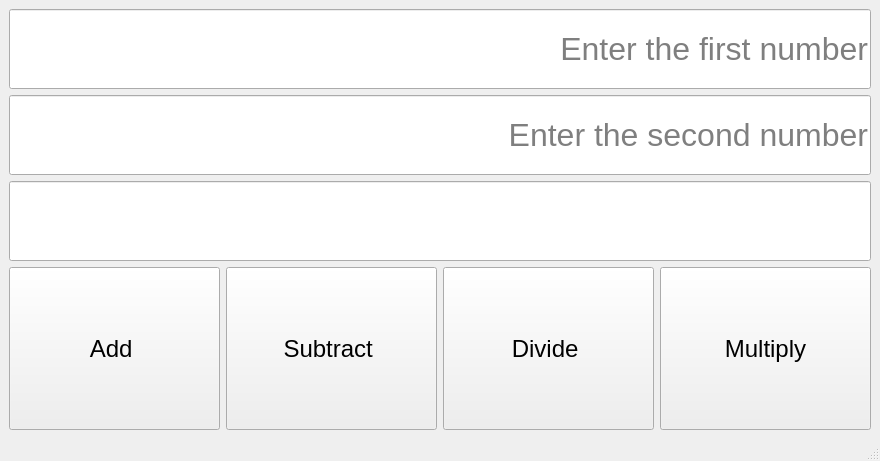
<?xml version="1.0" encoding="UTF-8"?>
<ui version="4.0">
 <class>MainWindow</class>
 <widget class="QMainWindow" name="MainWindow">
  <property name="geometry">
   <rect>
    <x>0</x>
    <y>0</y>
    <width>880</width>
    <height>461</height>
   </rect>
  </property>
  <property name="windowTitle">
   <string>MainWindow</string>
  </property>
  <widget class="QWidget" name="centralwidget">
   <layout class="QVBoxLayout" name="verticalLayout_2">
    <item>
     <widget class="QLineEdit" name="lineEdit_1">
      <property name="minimumSize">
       <size>
        <width>0</width>
        <height>80</height>
       </size>
      </property>
      <property name="font">
       <font>
        <pointsize>24</pointsize>
       </font>
      </property>
      <property name="alignment">
       <set>Qt::AlignRight|Qt::AlignTrailing|Qt::AlignVCenter</set>
      </property>
      <property name="placeholderText">
       <string>Enter the first number</string>
      </property>
     </widget>
    </item>
    <item>
     <widget class="QLineEdit" name="lineEdit_2">
      <property name="minimumSize">
       <size>
        <width>0</width>
        <height>80</height>
       </size>
      </property>
      <property name="font">
       <font>
        <pointsize>24</pointsize>
       </font>
      </property>
      <property name="alignment">
       <set>Qt::AlignRight|Qt::AlignTrailing|Qt::AlignVCenter</set>
      </property>
      <property name="placeholderText">
       <string>Enter the second number</string>
      </property>
      <property name="cursorMoveStyle">
       <enum>Qt::LogicalMoveStyle</enum>
      </property>
     </widget>
    </item>
    <item>
     <widget class="QLineEdit" name="lineEdit_3">
      <property name="minimumSize">
       <size>
        <width>0</width>
        <height>80</height>
       </size>
      </property>
      <property name="font">
       <font>
        <pointsize>24</pointsize>
       </font>
      </property>
      <property name="cursor">
       <cursorShape>ArrowCursor</cursorShape>
      </property>
      <property name="alignment">
       <set>Qt::AlignRight|Qt::AlignTrailing|Qt::AlignVCenter</set>
      </property>
      <property name="readOnly">
       <bool>true</bool>
      </property>
      <property name="placeholderText">
       <string/>
      </property>
     </widget>
    </item>
    <item>
     <layout class="QVBoxLayout" name="verticalLayout">
      <item>
       <layout class="QHBoxLayout" name="horizontalLayout">
        <item>
         <widget class="QPushButton" name="pushButton">
          <property name="sizePolicy">
           <sizepolicy hsizetype="Minimum" vsizetype="Expanding">
            <horstretch>0</horstretch>
            <verstretch>0</verstretch>
           </sizepolicy>
          </property>
          <property name="minimumSize">
           <size>
            <width>0</width>
            <height>0</height>
           </size>
          </property>
          <property name="font">
           <font>
            <pointsize>18</pointsize>
           </font>
          </property>
          <property name="text">
           <string>Add </string>
          </property>
         </widget>
        </item>
        <item>
         <widget class="QPushButton" name="pushButton_2">
          <property name="sizePolicy">
           <sizepolicy hsizetype="Minimum" vsizetype="Expanding">
            <horstretch>0</horstretch>
            <verstretch>0</verstretch>
           </sizepolicy>
          </property>
          <property name="minimumSize">
           <size>
            <width>0</width>
            <height>0</height>
           </size>
          </property>
          <property name="font">
           <font>
            <pointsize>18</pointsize>
           </font>
          </property>
          <property name="text">
           <string>Subtract </string>
          </property>
         </widget>
        </item>
        <item>
         <widget class="QPushButton" name="pushButton_3">
          <property name="sizePolicy">
           <sizepolicy hsizetype="Minimum" vsizetype="Expanding">
            <horstretch>0</horstretch>
            <verstretch>0</verstretch>
           </sizepolicy>
          </property>
          <property name="minimumSize">
           <size>
            <width>0</width>
            <height>0</height>
           </size>
          </property>
          <property name="font">
           <font>
            <pointsize>18</pointsize>
           </font>
          </property>
          <property name="text">
           <string>Divide </string>
          </property>
         </widget>
        </item>
        <item>
         <widget class="QPushButton" name="pushButton_4">
          <property name="sizePolicy">
           <sizepolicy hsizetype="Minimum" vsizetype="Expanding">
            <horstretch>0</horstretch>
            <verstretch>0</verstretch>
           </sizepolicy>
          </property>
          <property name="minimumSize">
           <size>
            <width>0</width>
            <height>0</height>
           </size>
          </property>
          <property name="font">
           <font>
            <pointsize>18</pointsize>
           </font>
          </property>
          <property name="text">
           <string>Multiply</string>
          </property>
         </widget>
        </item>
       </layout>
      </item>
     </layout>
    </item>
   </layout>
  </widget>
  <widget class="QMenuBar" name="menubar">
   <property name="geometry">
    <rect>
     <x>0</x>
     <y>0</y>
     <width>880</width>
     <height>26</height>
    </rect>
   </property>
  </widget>
  <widget class="QStatusBar" name="statusbar"/>
 </widget>
 <resources/>
 <connections>
  <connection>
   <sender>pushButton</sender>
   <signal>clicked()</signal>
   <receiver>MainWindow</receiver>
   <slot>Add()</slot>
   <hints>
    <hint type="sourcelabel">
     <x>82</x>
     <y>355</y>
    </hint>
    <hint type="destinationlabel">
     <x>91</x>
     <y>393</y>
    </hint>
   </hints>
  </connection>
  <connection>
   <sender>pushButton_2</sender>
   <signal>clicked()</signal>
   <receiver>MainWindow</receiver>
   <slot>Subtract()</slot>
   <hints>
    <hint type="sourcelabel">
     <x>436</x>
     <y>355</y>
    </hint>
    <hint type="destinationlabel">
     <x>313</x>
     <y>393</y>
    </hint>
   </hints>
  </connection>
  <connection>
   <sender>pushButton_3</sender>
   <signal>clicked()</signal>
   <receiver>MainWindow</receiver>
   <slot>Divide()</slot>
   <hints>
    <hint type="sourcelabel">
     <x>651</x>
     <y>355</y>
    </hint>
    <hint type="destinationlabel">
     <x>502</x>
     <y>393</y>
    </hint>
   </hints>
  </connection>
  <connection>
   <sender>pushButton_4</sender>
   <signal>clicked()</signal>
   <receiver>MainWindow</receiver>
   <slot>Multiply()</slot>
   <hints>
    <hint type="sourcelabel">
     <x>866</x>
     <y>355</y>
    </hint>
    <hint type="destinationlabel">
     <x>706</x>
     <y>393</y>
    </hint>
   </hints>
  </connection>
 </connections>
 <slots>
  <slot>Add()</slot>
  <slot>Subtract()</slot>
  <slot>Divide()</slot>
  <slot>Multiply()</slot>
 </slots>
</ui>
